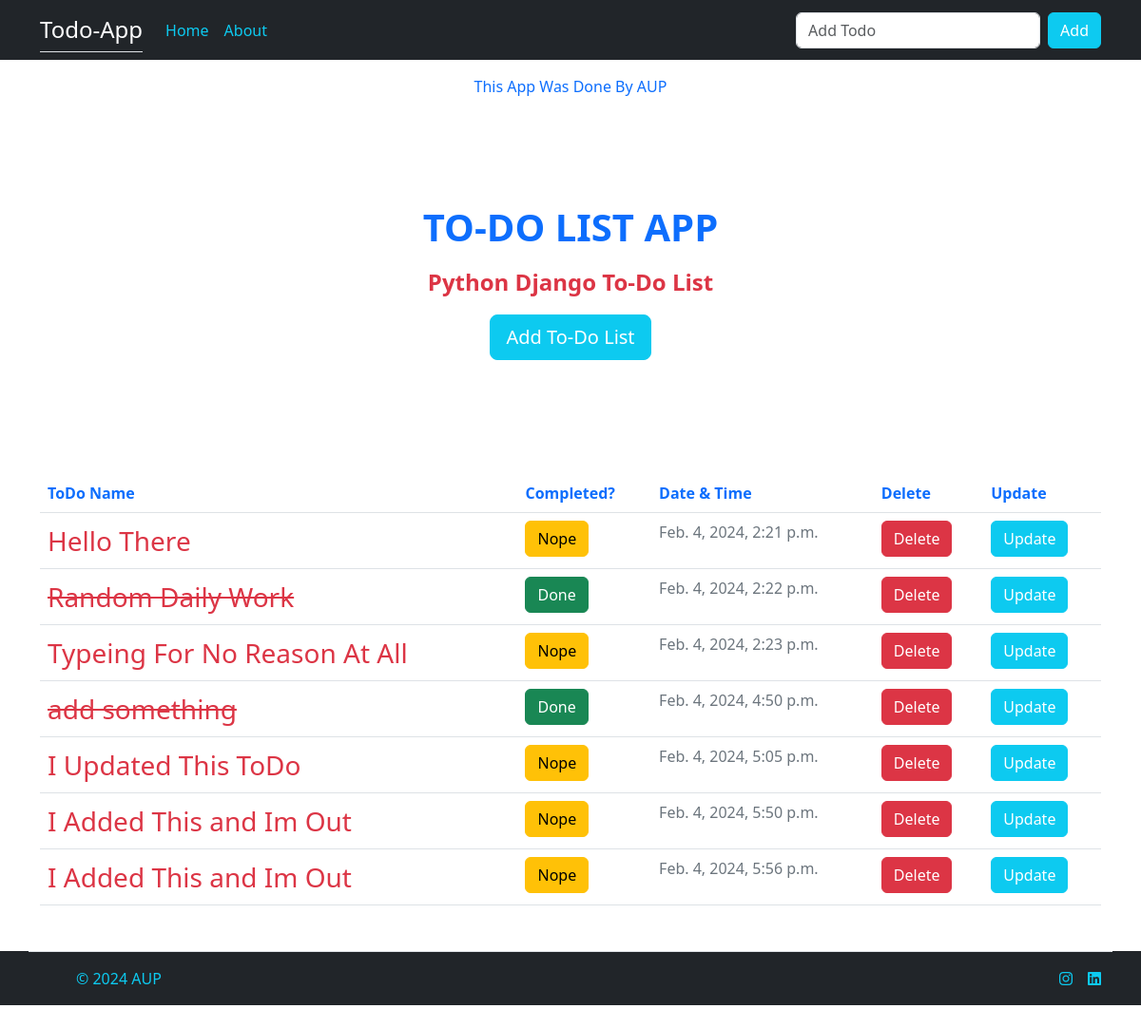
The page / on the database its author committed.
### todoapp/models.py (models this page shows, shortened)
class Todos(models.Model):
    title = models.CharField(max_length=100)
    description = models.TextField(max_length=200,blank=True)
    finished = models.BooleanField(default=False)
    date = models.DateTimeField(default=datetime.now,blank=True)

### todoapp/views.py (the view)
# urls.py: path('',index,name="index"),
def index(request):
    if request.method == "POST":
        form = ListForm(request.POST or None)
        if form.is_valid():
            form.save()
            todo_list = Todos.objects.all
            return render(request,'index.html',{"name":"AUP","todo_list":todo_list})
    else:
        todo_list = Todos.objects.all
        return render(request,'index.html',{"name":"AUP","todo_list":todo_list})

### templates/index.html (shortened to what this page needs)
{% extends "base.html" %}
{% load static %}
{% block content %}
<p class="text-primary text-center mt-3">This App Was Done By {{name}}</p>
<div class="p-5 mb-4 container rounded-3 text-center">
    <div class="container-fluid py-5">
      <h1 class="fs-1 text-primary fw-bold text-center">TO-DO LIST APP</h1>
      <p class="col-md-8"><center class="text-danger fw-bold fs-4">Python Django To-Do List</center></p>
      <a class="btn btn-info text-white btn-lg" href={% url 'create' %} type="button">Add To-Do List</a>
    </div>
  </div>
<div class="container">
  <table class="table">
    <thead>
      <tr>
        <th class="text-primary" scope="col">ToDo Name</th>
        <th class="text-primary" scope="col">Completed?</th>
        <th class="text-primary" scope="col">Date & Time</th>
        <th class="text-primary" scope="col">Delete</th>
        <th class="text-primary" scope="col">Update</th>
      </tr>
    </thead>
    <tbody>
      {% for todo in todo_list %}
        {% if todo.finished %}
      <tr>
        <td class="text-danger fs-3 text-decoration-line-through">{{todo.title}}</td>
        <td><a href="{% url 'finished' todo.id %}" type="button" class="btn btn-success">Done</a></td>
        <td class="text-secondary">{{todo.date}}</td>
        <td><a href="{% url 'delete' todo.id %}" type="button" class="btn btn-danger">Delete</a></td>
        <td><a href="{% url 'update' todo.id %}" type="button" class="btn btn-info text-white">Update</a></td>
      </tr>
        {% else %}
        <tr>
          <td class="text-danger fs-3">{{todo.title}}</td>
          <td><a href="{% url 'notfinished' todo.id %}" type="button" class="btn btn-warning">Nope</a></td>
          <td class="text-secondary">{{todo.date}}</td>
          <td><a href="{% url 'delete' todo.id %}" type="button" class="btn btn-danger">Delete</a></td>
          <td><a href="{% url 'update' todo.id %}" type="button" class="btn btn-info text-white">Update</a></td>
        </tr>
        {% endif %}
      {% endfor %}
    </tbody>
  </table>
</div>
{% endblock content %}

### templates/base.html (shortened to what this page needs)
<!DOCTYPE html>
<html lang="en">
<head>
    <link rel="stylesheet" href="https://cdnjs.cloudflare.com/ajax/libs/font-awesome/6.5.1/css/all.min.css" />
    <link href="https://cdn.jsdelivr.net/npm/bootstrap@5.3.2/dist/css/bootstrap.min.css" rel="stylesheet">
</head>
<body>
    <nav class="navbar navbar-expand-lg bg-dark">
        <div class="container">
          <a class="navbar-brand text-white fs-4 border-bottom" href="{% url 'index' %}">Todo-App</a>
          <div class="collapse navbar-collapse" id="navbarSupportedContent">
            <ul class="navbar-nav me-auto mb-2 mb-lg-0">
              <li class="nav-item">
                <a class="nav-link text-info" aria-current="page" href="{% url 'index' %}">Home</a>
              </li>
              <li class="nav-item">
                <a class="nav-link text-info" href="{% url 'about' %}">About</a>
              </li>
            </ul>
            <form class="d-flex" role="search" method="POST">
              <input class="form-control me-2 text-info" type="text" placeholder="Add Todo" name="title">
              <button class="btn btn-info text-white" type="submit">Add</button>
            </form>
          </div>
        </div>
      </nav>
      {% block content %}{% endblock content %}
<div class="container-fluid bg-dark mt-5">
    <footer class="d-flex container flex-wrap justify-content-between align-items-center py-3 my-4 border-top">
      <div class="col-md-4 d-flex align-items-center">
        <a href="/" class="mb-3 me-2 mb-md-0 text-muted text-decoration-none lh-1">
          <svg class="bi" width="30" height="24"><use xlink:href="#bootstrap"></use></svg>
        </a>
        <span class="mb-3 mb-md-0 text-info">© 2024 AUP</span>
      </div>
      <ul class="nav col-md-4 justify-content-end list-unstyled d-flex">
        <li class="ms-3"><a class="text-info" href="https://www.instagram.com/rngd_aup/"><i class="fa-brands fa-instagram"></i></a></li>
        <li class="ms-3"><a class="text-info" href="https://www.linkedin.com/in/ahmet-utku-pelen-4941b820b/"><i class="fa-brands fa-linkedin"></i></a></li>
      </ul>
    </footer>
  </div>
</body>
</html>

### rows shown on the page
Todos: title "Hello There", date "Feb. 4, 2024, 2:21 p.m."
Todos: title "Random Daily Work", date "Feb. 4, 2024, 2:22 p.m."
Todos: title "Typeing For No Reason At All", date "Feb. 4, 2024, 2:23 p.m."
Todos: title "add something", date "Feb. 4, 2024, 4:50 p.m."
Todos: title "I Updated This ToDo", date "Feb. 4, 2024, 5:05 p.m."
Todos: title "I Added This and Im Out", date "Feb. 4, 2024, 5:50 p.m."
Todos: title "I Added This and Im Out", date "Feb. 4, 2024, 5:56 p.m."

### other values the page prints
{{ name }} "AUP"
